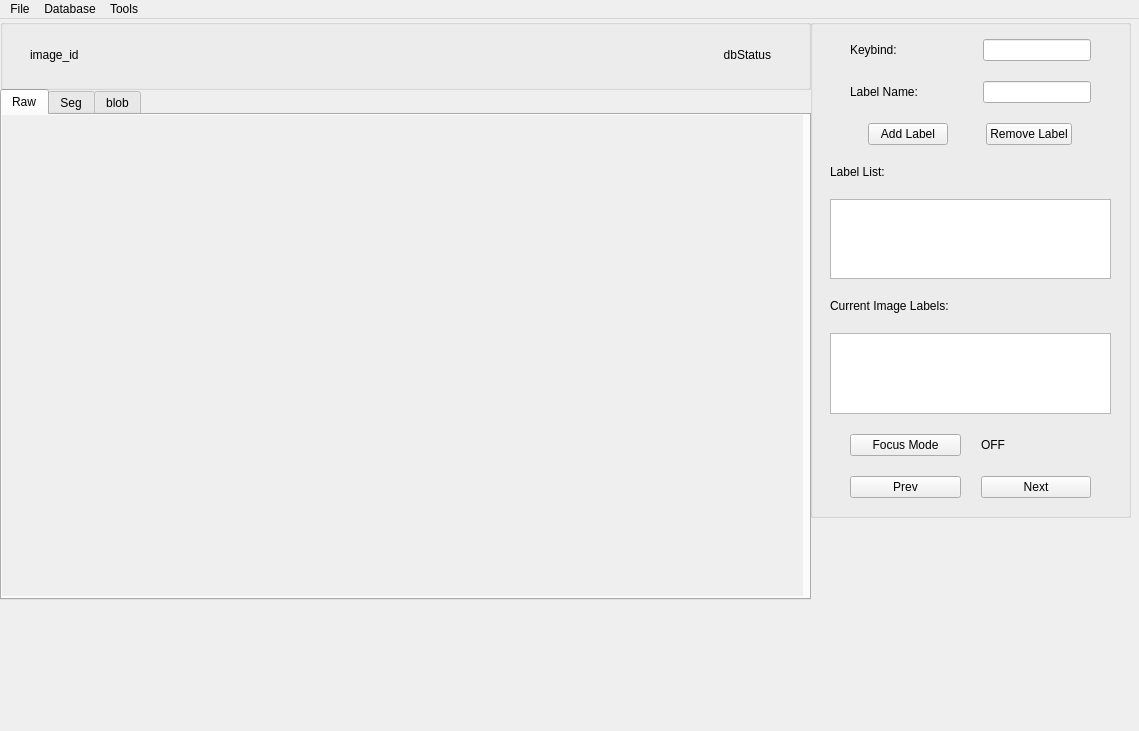
<?xml version="1.0" encoding="UTF-8"?>
<ui version="4.0">
 <class>MainWindow</class>
 <widget class="QMainWindow" name="MainWindow">
  <property name="geometry">
   <rect>
    <x>0</x>
    <y>0</y>
    <width>1139</width>
    <height>731</height>
   </rect>
  </property>
  <property name="contextMenuPolicy">
   <enum>Qt::ContextMenuPolicy::DefaultContextMenu</enum>
  </property>
  <property name="windowTitle">
   <string>Labeling Tool</string>
  </property>
  <widget class="QWidget" name="centralwidget">
   <widget class="QGroupBox" name="rightGroupBox">
    <property name="geometry">
     <rect>
      <x>810</x>
      <y>0</y>
      <width>321</width>
      <height>499</height>
     </rect>
    </property>
    <property name="sizePolicy">
     <sizepolicy hsizetype="Expanding" vsizetype="Minimum">
      <horstretch>0</horstretch>
      <verstretch>0</verstretch>
     </sizepolicy>
    </property>
    <property name="minimumSize">
     <size>
      <width>0</width>
      <height>321</height>
     </size>
    </property>
    <property name="contextMenuPolicy">
     <enum>Qt::ContextMenuPolicy::NoContextMenu</enum>
    </property>
    <property name="layoutDirection">
     <enum>Qt::LayoutDirection::LeftToRight</enum>
    </property>
    <property name="autoFillBackground">
     <bool>false</bool>
    </property>
    <property name="styleSheet">
     <string notr="true"/>
    </property>
    <property name="title">
     <string/>
    </property>
    <property name="alignment">
     <set>Qt::AlignmentFlag::AlignCenter</set>
    </property>
    <property name="flat">
     <bool>true</bool>
    </property>
    <widget class="QWidget" name="verticalLayoutWidget">
     <property name="geometry">
      <rect>
       <x>20</x>
       <y>20</y>
       <width>281</width>
       <height>459</height>
      </rect>
     </property>
     <layout class="QVBoxLayout" name="verticalLayout">
      <property name="spacing">
       <number>20</number>
      </property>
      <item>
       <layout class="QHBoxLayout" name="keybindHLayout">
        <property name="spacing">
         <number>20</number>
        </property>
        <property name="leftMargin">
         <number>20</number>
        </property>
        <property name="rightMargin">
         <number>20</number>
        </property>
        <item>
         <widget class="QLabel" name="keyBindTitle">
          <property name="text">
           <string>Keybind:</string>
          </property>
          <property name="scaledContents">
           <bool>true</bool>
          </property>
         </widget>
        </item>
        <item>
         <widget class="QLineEdit" name="keyBindEdit">
          <property name="sizePolicy">
           <sizepolicy hsizetype="Fixed" vsizetype="Fixed">
            <horstretch>0</horstretch>
            <verstretch>0</verstretch>
           </sizepolicy>
          </property>
         </widget>
        </item>
       </layout>
      </item>
      <item>
       <layout class="QHBoxLayout" name="labelNameHLayout">
        <property name="spacing">
         <number>20</number>
        </property>
        <property name="leftMargin">
         <number>20</number>
        </property>
        <property name="rightMargin">
         <number>20</number>
        </property>
        <item>
         <widget class="QLabel" name="labelNameTitle">
          <property name="text">
           <string>Label Name:</string>
          </property>
          <property name="scaledContents">
           <bool>true</bool>
          </property>
         </widget>
        </item>
        <item>
         <widget class="QLineEdit" name="labelNameEdit">
          <property name="sizePolicy">
           <sizepolicy hsizetype="Maximum" vsizetype="Fixed">
            <horstretch>0</horstretch>
            <verstretch>0</verstretch>
           </sizepolicy>
          </property>
         </widget>
        </item>
       </layout>
      </item>
      <item>
       <layout class="QHBoxLayout" name="horizontalLayout">
        <property name="spacing">
         <number>20</number>
        </property>
        <property name="leftMargin">
         <number>20</number>
        </property>
        <property name="rightMargin">
         <number>20</number>
        </property>
        <item>
         <widget class="QPushButton" name="addLabelButton">
          <property name="sizePolicy">
           <sizepolicy hsizetype="Fixed" vsizetype="Fixed">
            <horstretch>0</horstretch>
            <verstretch>0</verstretch>
           </sizepolicy>
          </property>
          <property name="text">
           <string>Add Label</string>
          </property>
         </widget>
        </item>
        <item>
         <widget class="QPushButton" name="removeLabelButton">
          <property name="sizePolicy">
           <sizepolicy hsizetype="Fixed" vsizetype="Fixed">
            <horstretch>0</horstretch>
            <verstretch>0</verstretch>
           </sizepolicy>
          </property>
          <property name="text">
           <string>Remove Label</string>
          </property>
         </widget>
        </item>
       </layout>
      </item>
      <item>
       <widget class="QLabel" name="labelListTitle">
        <property name="sizePolicy">
         <sizepolicy hsizetype="Minimum" vsizetype="Minimum">
          <horstretch>0</horstretch>
          <verstretch>0</verstretch>
         </sizepolicy>
        </property>
        <property name="text">
         <string>Label List:</string>
        </property>
        <property name="scaledContents">
         <bool>true</bool>
        </property>
       </widget>
      </item>
      <item>
       <widget class="QListWidget" name="labelList">
        <property name="sizePolicy">
         <sizepolicy hsizetype="Expanding" vsizetype="Expanding">
          <horstretch>0</horstretch>
          <verstretch>0</verstretch>
         </sizepolicy>
        </property>
        <property name="layoutDirection">
         <enum>Qt::LayoutDirection::LeftToRight</enum>
        </property>
       </widget>
      </item>
      <item>
       <widget class="QLabel" name="curImageLabelTitle">
        <property name="text">
         <string>Current Image Labels:</string>
        </property>
        <property name="scaledContents">
         <bool>true</bool>
        </property>
       </widget>
      </item>
      <item>
       <widget class="QListWidget" name="curImageLabelsList"/>
      </item>
      <item>
       <layout class="QHBoxLayout" name="focusModeHLayout">
        <property name="spacing">
         <number>20</number>
        </property>
        <property name="leftMargin">
         <number>20</number>
        </property>
        <property name="rightMargin">
         <number>20</number>
        </property>
        <item>
         <widget class="QPushButton" name="focusModeButton">
          <property name="text">
           <string>Focus Mode</string>
          </property>
         </widget>
        </item>
        <item>
         <widget class="QLabel" name="focusStatus">
          <property name="text">
           <string>OFF</string>
          </property>
          <property name="scaledContents">
           <bool>true</bool>
          </property>
         </widget>
        </item>
       </layout>
      </item>
      <item>
       <layout class="QHBoxLayout" name="imageSwitchButtonHLayout">
        <property name="spacing">
         <number>20</number>
        </property>
        <property name="leftMargin">
         <number>20</number>
        </property>
        <property name="rightMargin">
         <number>20</number>
        </property>
        <item>
         <widget class="QPushButton" name="prevImageButton">
          <property name="text">
           <string>Prev</string>
          </property>
         </widget>
        </item>
        <item>
         <widget class="QPushButton" name="nextImageButton">
          <property name="text">
           <string>Next</string>
          </property>
         </widget>
        </item>
       </layout>
      </item>
     </layout>
    </widget>
   </widget>
   <widget class="QTabWidget" name="imageTab">
    <property name="geometry">
     <rect>
      <x>0</x>
      <y>70</y>
      <width>811</width>
      <height>511</height>
     </rect>
    </property>
    <property name="sizePolicy">
     <sizepolicy hsizetype="Expanding" vsizetype="Minimum">
      <horstretch>0</horstretch>
      <verstretch>0</verstretch>
     </sizepolicy>
    </property>
    <property name="currentIndex">
     <number>0</number>
    </property>
    <property name="usesScrollButtons">
     <bool>false</bool>
    </property>
    <property name="tabBarAutoHide">
     <bool>true</bool>
    </property>
    <widget class="QWidget" name="imageRawTab">
     <attribute name="title">
      <string>Raw</string>
     </attribute>
     <widget class="QLabel" name="imageLabelTabRaw">
      <property name="geometry">
       <rect>
        <x>0</x>
        <y>0</y>
        <width>801</width>
        <height>481</height>
       </rect>
      </property>
      <property name="sizePolicy">
       <sizepolicy hsizetype="Preferred" vsizetype="Preferred">
        <horstretch>0</horstretch>
        <verstretch>0</verstretch>
       </sizepolicy>
      </property>
      <property name="autoFillBackground">
       <bool>true</bool>
      </property>
      <property name="text">
       <string/>
      </property>
      <property name="scaledContents">
       <bool>false</bool>
      </property>
     </widget>
    </widget>
    <widget class="QWidget" name="imageSegTab">
     <attribute name="title">
      <string>Seg</string>
     </attribute>
     <widget class="QLabel" name="imageLabelTabSeg">
      <property name="geometry">
       <rect>
        <x>0</x>
        <y>0</y>
        <width>706</width>
        <height>509</height>
       </rect>
      </property>
      <property name="sizePolicy">
       <sizepolicy hsizetype="Preferred" vsizetype="Preferred">
        <horstretch>0</horstretch>
        <verstretch>0</verstretch>
       </sizepolicy>
      </property>
      <property name="autoFillBackground">
       <bool>true</bool>
      </property>
      <property name="text">
       <string/>
      </property>
      <property name="scaledContents">
       <bool>false</bool>
      </property>
     </widget>
    </widget>
    <widget class="QWidget" name="imageBlobTab">
     <attribute name="title">
      <string>blob</string>
     </attribute>
     <widget class="QLabel" name="imageLabelTabBlob">
      <property name="geometry">
       <rect>
        <x>0</x>
        <y>0</y>
        <width>801</width>
        <height>481</height>
       </rect>
      </property>
      <property name="sizePolicy">
       <sizepolicy hsizetype="Preferred" vsizetype="Preferred">
        <horstretch>0</horstretch>
        <verstretch>0</verstretch>
       </sizepolicy>
      </property>
      <property name="autoFillBackground">
       <bool>true</bool>
      </property>
      <property name="text">
       <string/>
      </property>
      <property name="scaledContents">
       <bool>false</bool>
      </property>
     </widget>
    </widget>
   </widget>
   <widget class="QGroupBox" name="upperGroupBox">
    <property name="enabled">
     <bool>true</bool>
    </property>
    <property name="geometry">
     <rect>
      <x>0</x>
      <y>0</y>
      <width>811</width>
      <height>71</height>
     </rect>
    </property>
    <property name="title">
     <string/>
    </property>
    <widget class="QWidget" name="horizontalLayoutWidget_6">
     <property name="geometry">
      <rect>
       <x>10</x>
       <y>20</y>
       <width>781</width>
       <height>31</height>
      </rect>
     </property>
     <layout class="QHBoxLayout" name="topInfoHLayout">
      <property name="spacing">
       <number>20</number>
      </property>
      <property name="leftMargin">
       <number>20</number>
      </property>
      <property name="rightMargin">
       <number>20</number>
      </property>
      <item>
       <widget class="QLabel" name="imageIDCount">
        <property name="text">
         <string>image_id</string>
        </property>
        <property name="scaledContents">
         <bool>true</bool>
        </property>
       </widget>
      </item>
      <item>
       <widget class="QLabel" name="dbStatus">
        <property name="text">
         <string>dbStatus</string>
        </property>
        <property name="scaledContents">
         <bool>true</bool>
        </property>
        <property name="alignment">
         <set>Qt::AlignmentFlag::AlignRight|Qt::AlignmentFlag::AlignTrailing|Qt::AlignmentFlag::AlignVCenter</set>
        </property>
       </widget>
      </item>
     </layout>
    </widget>
   </widget>
  </widget>
  <widget class="QMenuBar" name="menubar">
   <property name="geometry">
    <rect>
     <x>0</x>
     <y>0</y>
     <width>1139</width>
     <height>21</height>
    </rect>
   </property>
   <widget class="QMenu" name="menuFile">
    <property name="title">
     <string>File</string>
    </property>
    <addaction name="actionOpen_Workspace"/>
   </widget>
   <widget class="QMenu" name="menuDatabase">
    <property name="title">
     <string>Database</string>
    </property>
    <addaction name="actionCreate_New_Database"/>
    <addaction name="actionUpdate_Database"/>
   </widget>
   <widget class="QMenu" name="menuTools">
    <property name="title">
     <string>Tools</string>
    </property>
    <widget class="QMenu" name="menuBlob_Detector">
     <property name="title">
      <string>Blob Detector</string>
     </property>
     <addaction name="actionBlob_Detector_With_Face_Parsing"/>
     <addaction name="actionSettings"/>
    </widget>
    <widget class="QMenu" name="menuFace_Parsing_Tool">
     <property name="title">
      <string>Face Parsing Tool</string>
     </property>
     <addaction name="actionParse_Current_Image"/>
    </widget>
    <addaction name="menuFace_Parsing_Tool"/>
    <addaction name="menuBlob_Detector"/>
   </widget>
   <addaction name="menuFile"/>
   <addaction name="menuDatabase"/>
   <addaction name="menuTools"/>
  </widget>
  <widget class="QStatusBar" name="statusbar">
   <property name="sizeGripEnabled">
    <bool>false</bool>
   </property>
  </widget>
  <action name="actionOpen_Workspace">
   <property name="text">
    <string>Open Workspace</string>
   </property>
  </action>
  <action name="actionCreate_New_Database">
   <property name="text">
    <string>Create New Database</string>
   </property>
  </action>
  <action name="actionBlob_Detector_With_Face_Parsing">
   <property name="text">
    <string>Blob Detector With Face Parsing</string>
   </property>
  </action>
  <action name="actionParse_Current_Image">
   <property name="text">
    <string>Parse Current Image</string>
   </property>
  </action>
  <action name="actionUpdate_Database">
   <property name="text">
    <string>Update Database</string>
   </property>
  </action>
  <action name="actionSettings">
   <property name="text">
    <string>Settings</string>
   </property>
  </action>
 </widget>
 <resources/>
 <connections/>
</ui>
